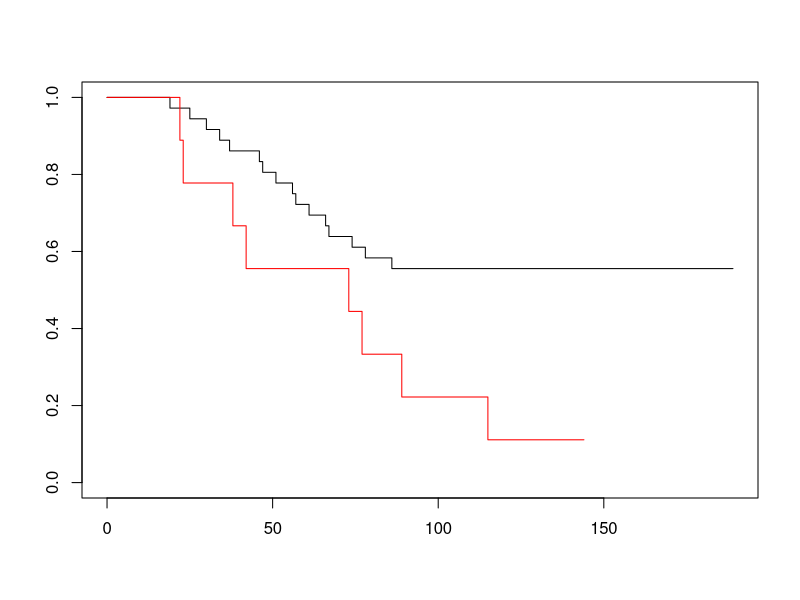
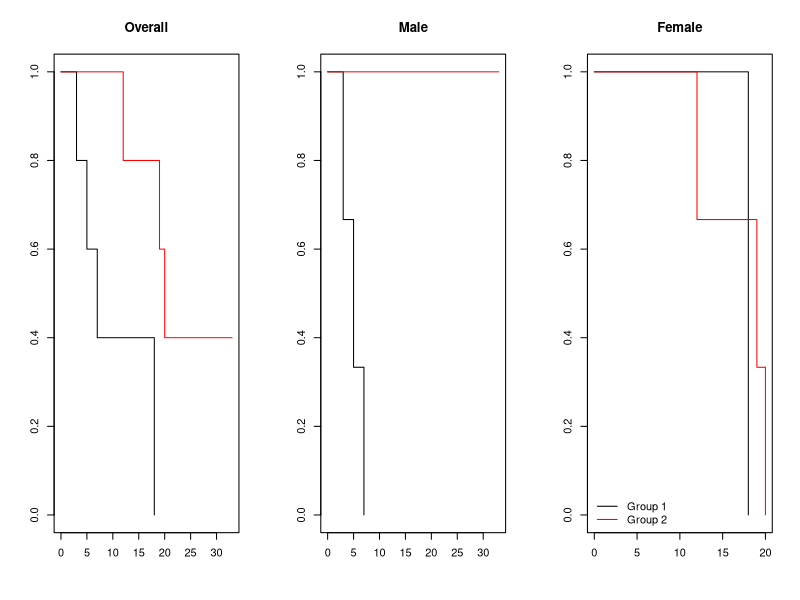
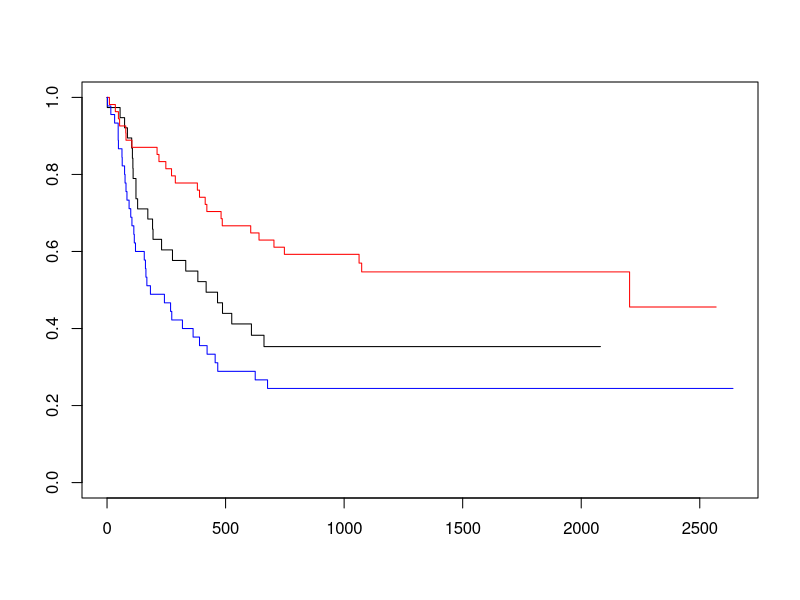
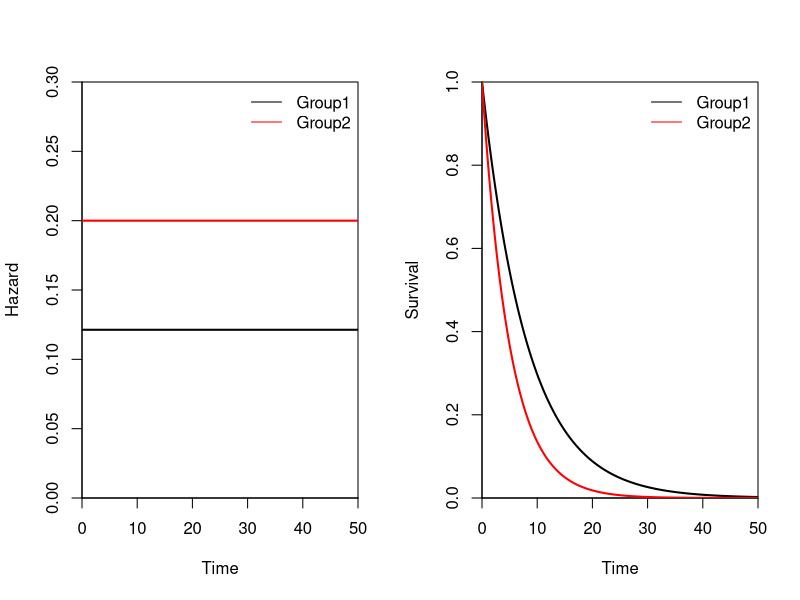
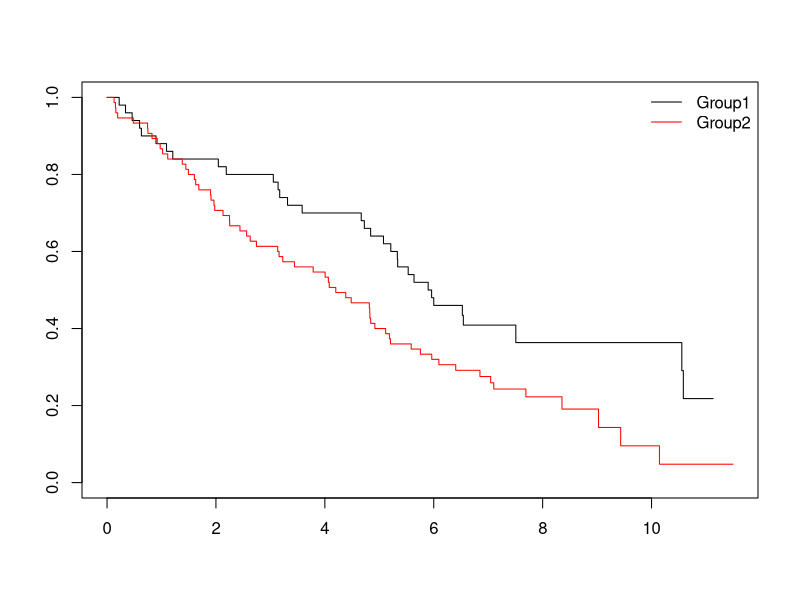
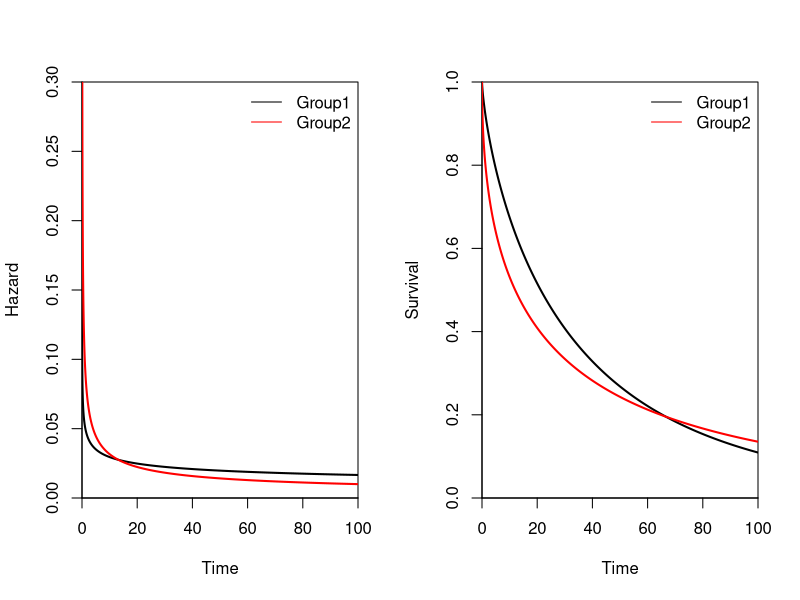
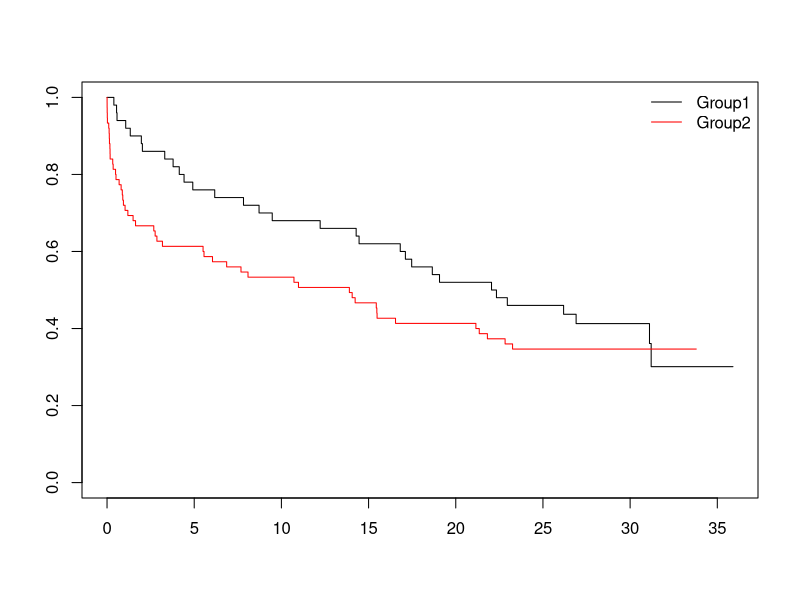

R code for these plots, in order:
## ---- chunk 1
library(survival)
library(KMsurv) # get the dataset "btrial" from it

################################
# Log-rank test in Breast Cancer 
#################################
data(btrial)
help(btrial) #talk a bit about landmark analysis

btrial
table(btrial$im)
est_3=survfit(Surv(btrial$time,btrial$death)~btrial$im)
plot(est_3,col=c("black","red"))
survdiff(Surv(btrial$time,btrial$death)~btrial$im,rho=0)
help("survdiff")

#########################################
# Wilcoxon Test
#########################################
data(btrial)

# wilcoxon_test(btrial$time,btrial$death,btrial$im)
wilcoxon_test=function(X,delta,Z){
  # X=btrial$time;delta=btrial$death;Z=btrial$im
  # Z is the group indicator
  n=length(X)
  Z_cat=unique(Z)
  n1=sum(Z==Z_cat[1])
  n2=sum(Z==Z_cat[2])
  t_j=sort(unique(X[delta==1]))
  n_D=length(t_j)
  
  help(array) #"...If there are too few elements in data to fill the array, then the elements 
  #  in data are recycled."
  temp=array(X,c(n,n_D))
  temp2=t(array(t_j,c(n_D,n)))
  temp3=array(delta,c(n,n_D))
  temp4=array(temp==temp2 & temp3==1,c(n,n_D)) #rows: subjects; columns: uniques times t_j
  #TRUE if a given subject had an event at a given time  
  D_j=apply(temp4,2,sum)
  
  temp=array(X[Z==Z_cat[1]],c(n1,n_D))
  temp2=t(array(t_j,c(n_D,n1)))
  temp3=array(delta[Z==Z_cat[1]],c(n1,n_D))
  temp4=array(temp==temp2 & temp3==1,c(n1,n_D))
  D_1j=apply(temp4,2,sum)
  
  temp=array(X[Z==Z_cat[2]],c(n2,n_D))
  temp2=t(array(t_j,c(n_D,n2)))
  temp3=array(delta[Z==Z_cat[2]],c(n2,n_D))
  temp4=array(temp==temp2 & temp3==1,c(n2,n_D))
  D_2j=apply(temp4,2,sum)
  
  temp=array(X,c(n,n_D))
  temp2=t(array(t_j,c(n_D,n)))
  temp3=array(temp>=temp2,c(n,n_D))
  Y_j=apply(temp3,2,sum)
  
  temp=array(X[Z==Z_cat[1]],c(n1,n_D))
  temp2=t(array(t_j,c(n_D,n1)))
  temp3=array(temp>=temp2,c(n1,n_D))
  Y_1j=apply(temp3,2,sum)
  
  temp=array(X[Z==Z_cat[2]],c(n2,n_D))
  temp2=t(array(t_j,c(n_D,n2)))
  temp3=array(temp>=temp2,c(n2,n_D))
  Y_2j=apply(temp3,2,sum)
  
  U=sum(Y_j*(D_1j-D_j*Y_1j/Y_j))
  V=sum(Y_j*Y_j*D_j*(Y_1j/Y_j)*(Y_2j/Y_j)*((Y_j-D_j)/(Y_j-1)))
  
  print(paste("Chisq= ",round((U^2)/V,1),sep=""))
  print(paste("p= ",round(1-pchisq((U^2)/V,df=1),4),sep=""))
}

wilcoxon_test(btrial$time,btrial$death,btrial$im)
# in this case an approximation is...
# survdiff(Surv(btrial$time,btrial$death)~btrial$im,rho=1)

###########################
#Class example
###########################

X1=c(15,18,19,19,20)
delta1=c(1,1,1,1,1)

X2=c(16,18,20,23,24)
delta2=c(0,0,0,1,0)

X=c(X1,X2)
delta=c(delta1,delta2)
group=c(rep(1,length(X1)),rep(2,length(X2)))
output=survfit(Surv(X,delta)~1)
cbind(output$time,output$n.event,output$n.risk)
logranktest=survdiff(Surv(X,delta)~group,rho=0)
print(logranktest)
logranktest$chisq


# Weighted tests
# With rho = 0 this is the log-rank test, and with rho = 1 it is equivalent to the Peto & Peto 
# modification of the Gehan-Wilcoxon test.
# See NotesOnTest.pdf
help("survdiff")
petopeto=survdiff(Surv(X,delta)~group,rho=1)
petopeto

FH_82=survdiff(Surv(X,delta)~group,rho=2)
FH_82

#require(survMisc)
#fit = survfit(Surv(X,delta)~group)
#comp(ten(fit))$tests$lrTests

#########################################
#Stratified Logrank Test
#########################################

grouph=c(1,1,1,1,1,2,2,2,2,2) # groups: 1 = old 2 = new
hypdata=c(3,5,7,9,18,12,19,20,20,33) # the data
cen=c(1,1,1,0,1,1,1,1,0,0) # censor status: 1 = uncensored; 0 = censored
sex=c(1,1,1,2,2,2,2,2,1,1) # sex = 1 for male, sex = 2 for female

par(mfcol=c(1,3))
plot(survfit(Surv(hypdata,cen)~grouph),col=c("black","red"))
title(main = "Overall")
survdiff(Surv(hypdata,cen)~grouph)

plot(survfit(Surv(hypdata[sex==1],cen[sex==1])~grouph[sex==1]),col=c("black","red"))
title(main = "Male")
plot(survfit(Surv(hypdata[sex==2],cen[sex==2])~grouph[sex==2]),col=c("black","red"))
title(main = "Female")
legend("bottomleft",legend=c("Group 1","Group 2"),col=c("black","red"),lty=c(1,1),bty="n")
par(mfcol=c(1,1))

survdiff(Surv(hypdata,cen)~grouph+strata(sex))
# possible interaction!
#########################################
#G-group Logrank Test
#########################################
data(bmt)
help(bmt)

table(bmt$group)
#Compare disease free survival in 3 groups
#Event of interest: Death or relapse
table(bmt$d2,bmt$d3)

plot(survfit(Surv(bmt$t2,bmt$d3)~bmt$group),col=c("black","red","blue"))
survdiff(Surv(bmt$t2,bmt$d3)~bmt$group)


######################################
### SAMPLE SIZE CALCULATION ##########
######################################

#Parameters
alpha=0.05
beta=0.1
median_surv_1=1
median_surv_2=1.5
hazard_1=-log(0.5)/median_surv_1
hazard_2=log(2)/median_surv_2
hazard_ratio=hazard_1/hazard_2
A=2
tau=4

# Total number of deaths
d=4*((qnorm(1-alpha/2) + qnorm(1-beta))^2)/(log(hazard_ratio)^2)
d

# Proportion of events in each group
p_1=1-(exp(-hazard_1*(tau-A))-exp(-hazard_1*tau))/(hazard_1*A)
p_2=1-(exp(-hazard_2*(tau-A))-exp(-hazard_2*tau))/(hazard_2*A)

#Number patients in each group (1:1 allocation)
n=d/(p_1+p_2)
n

####################################
#Simulated data proportional hazards
####################################
Beta=-0.5
lambda2=0.2
lambda1=lambda2*exp(Beta)
n1=50
n2=75
time=seq(from=0,to=50,by=0.01)
S1=exp(-lambda1*time)
S2=exp(-lambda2*time)

par(mfcol=c(1,2))
#Hazard plots
plot(time,rep(lambda1,length(time)),type="l",lwd=2,xlab="Time",ylab="Hazard",xaxs="i",yaxs="i",ylim=c(0,0.3))
lines(time,rep(lambda2,length(time)),lwd=2,col="red")
legend("topright",legend=c("Group1","Group2"),col=c("black","red"),lty=c(1,1),bty="n")

#Survival plots
plot(time,S1,type="l",lwd=2,xlab="Time",ylab="Survival",xaxs="i",yaxs="i",ylim=c(0,1))
lines(time,S2,lwd=2,col="red")
legend("topright",legend=c("Group1","Group2"),col=c("black","red"),lty=c(1,1),bty="n")
par(mfcol=c(1,1))

#Simulated true data
set.seed(5)
#simulated survival times
T1=rexp(n1,rate=lambda1)
T2=rexp(n2,rate=lambda2)
#sim censoring times
C1=runif(n1,min=12-6,max=12)
C2=runif(n2,min=12-6,max=12)

#Observed data
X1=apply(cbind(T1,C1),1,min)
delta1=as.numeric(T1<=C1)
table(delta1)
X2=apply(cbind(T2,C2),1,min)
delta2=as.numeric(T2<=C2)
table(delta2)

X=c(X1,X2)
delta=c(delta1,delta2)
group=c(rep(1,n1),rep(2,n2))

#Kaplan-Meier
km_output=survfit(Surv(X,delta)~group)
plot(km_output,col=c("black","red"))
legend("topright",legend=c("Group1","Group2"),col=c("black","red"),lty=c(1,1),bty="n")

#Logrank Test
survdiff(Surv(X,delta)~group)

#Peto-Peto Test (a weighted version)
survdiff(Surv(X,delta)~group,rho=1)


#####
# QUESTION: HOW TO GET A POWER ANALYSIS FROM HERE ON?
###

#########################################
#Simulated data non-proportional hazards
#########################################
time=seq(from=0,to=100,by=0.01)
l1=0.07
g1=0.75
l2=0.2
g2=0.5
n1=50
n2=75
#Simulate from a Weibull
lambda1=l1*g1*time^(g1-1)
lambda2=l2*g2*time^(g2-1)
S1=exp(-l1*time^(g1))
S2=exp(-l2*time^(g2))

par(mfcol=c(1,2))
#Hazard plots
plot(time,lambda1,type="l",lwd=2,xlab="Time",ylab="Hazard",xaxs="i",yaxs="i",ylim=c(0,0.3))
lines(time,lambda2,lwd=2,col="red")
legend("topright",legend=c("Group1","Group2"),col=c("black","red"),lty=c(1,1),bty="n")

#Survival plots
plot(time,S1,type="l",lwd=2,xlab="Time",ylab="Survival",xaxs="i",yaxs="i",ylim=c(0,1))
lines(time,S2,lwd=2,col="red")
legend("topright",legend=c("Group1","Group2"),col=c("black","red"),lty=c(1,1),bty="n")
par(mfcol=c(1,1))

#Simulated true data
set.seed(5)
T1=rweibull(n1,shape=g1,scale=l1^(-1/g1))
T2=rweibull(n2,shape=g2,scale=l2^(-1/g2))
C1=runif(n1,min=36-12,max=36)
C2=runif(n2,min=36-12,max=36)

#Observed data
X1=apply(cbind(T1,C1),1,min)
delta1=as.numeric(T1<=C1)
table(delta1)
X2=apply(cbind(T2,C2),1,min)
delta2=as.numeric(T2<=C2)
table(delta2)

X=c(X1,X2)
delta=c(delta1,delta2)
group=c(rep(1,n1),rep(2,n2))

#Kaplan-Meier
km_output=survfit(Surv(X,delta)~group)
plot(km_output,col=c("black","red"))
legend("topright",legend=c("Group1","Group2"),col=c("black","red"),lty=c(1,1),bty="n")

#Logrank Test
survdiff(Surv(X,delta)~group)

#Peto-Peto Test
survdiff(Surv(X,delta)~group,rho=1)


